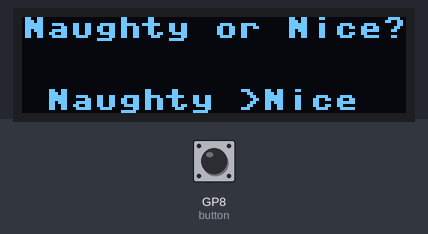
The program below on a simulated Raspberry Pi Pico running MicroPython. Shown: 128×32 one-colour display. The inputs (shaded band) are chosen by the test bench; at power-on: GP8 (button) LOW. Library files of the repository ran but are not shown: ssd1306.py.

Above: at 2.2 s.
2.3 s: GP8 (button) pulled HIGH for 3.2 s
At 3.6 s:
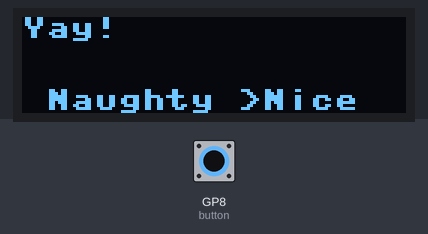
8.1 s: GP8 (button) pulled HIGH for 0.15 s
At 8.9 s:
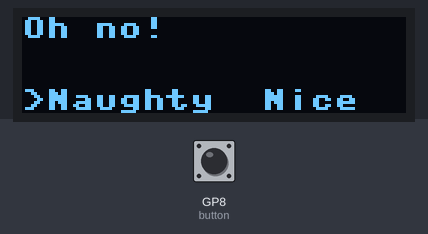
9.7 s: GP8 (button) pulled HIGH for 1 s
At 11.5 s:
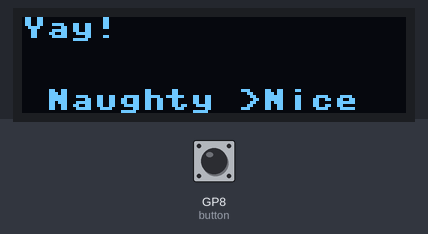

The program:

OLED04.py
```python
# Write your code here :-)
# Imports
from machine import Pin, I2C
from ssd1306 import SSD1306_I2C
import time

# Set up the button
button = Pin(8, Pin.IN, Pin.PULL_DOWN)

# Set up I2C and the pins we're using for it
i2c=I2C(0,sda=Pin(0), scl=Pin(1), freq=400000)

# Short delay to stop I2C falling over
time.sleep(1)

# Define the display and size (128x32)
display = SSD1306_I2C(128, 32, i2c)

# Create variables
state = 0

while True: # Loop forever

    time.sleep(0.1) # Delay before changing marker

    if state == 0: # If state is 0

        display.fill(0) # Clear the display
        display.text("Naughty or Nice?",0,0) # Line 1
        display.text(">Naughty  Nice",0,24) # Line 3

        display.show() # Update the display

        state = 1 # State change

        if button.value() == 1: # If button clicked

            display.fill(0) # Clear the display
            display.text("Oh no!",0,0) # Line 1
            display.text(">Naughty  Nice",0,24) # Line 3

            display.show()  # Update the display

            time.sleep(2) # Delay

    elif state == 1: # If state is 1

        display.fill(0) # Clear the display
        display.text("Naughty or Nice?",0,0) # Line 1
        display.text(" Naughty >Nice",0,24) # Line 3

        display.show()  # Update the display

        state = 0 # State change

        if button.value() == 1: # If button clicked

            display.fill(0) # Clear the display
            display.text("Yay!",0,0) # Line 1
            display.text(" Naughty >Nice",0,24) # Line 3

            display.show()  # Update the display

            time.sleep(2) # Delay
```

Measured:
- after the input at 2.3 s, the display: first differs from a run without the input after 0.09 s (image 1)
- after the input at 8.1 s, the display: changes at once (image 2)
- after the input at 9.7 s, the display: changes after 0.54 s (image 3)
- what the display in image 1 shows lasts 2.1 s, from 2.4 s to 4.5 s
